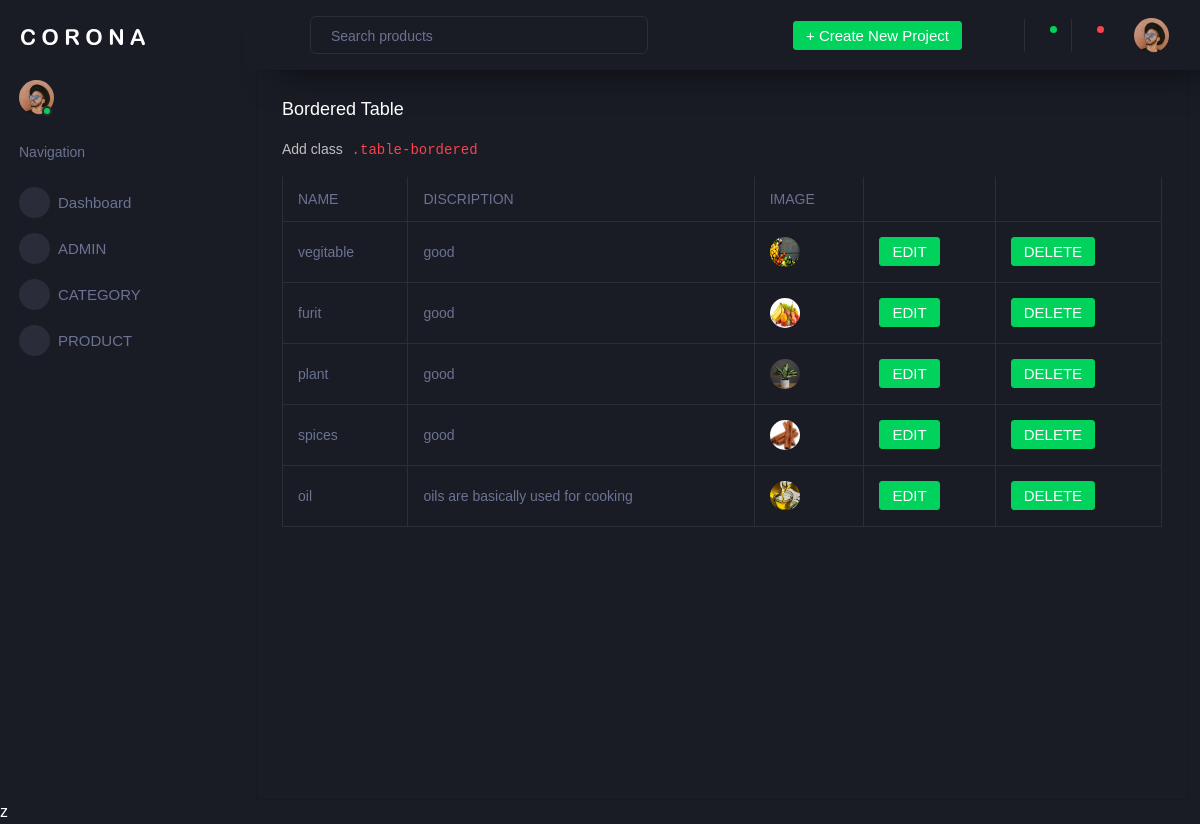
/backend/displaycategoryfn/, run on the app's committed database.
### backend/models.py (models this page shows)
class categordb(models.Model):
    NAME = models.CharField(max_length=100, null=True, blank=True)
    DISCRIPTION = models.CharField(max_length=100, null=True, blank=True)
    IMAGE = models.ImageField(upload_to="profile", null=True, blank=True)

### backend/views.py (the view)
# urls.py: path('displaycategoryfn/', views.displaycategoryfn, name="displaycategoryfn"),
def displaycategoryfn(req):
    data = categordb.objects.all()
    return render(req,"displaycategory.html",{'data':data})

### backend/templates/displaycategory.html (shortened to what this page needs)
{% extends 'index.html' %}
{% block content %}
<html lang="en">
<head>
</head>
<body>
<div class="col-lg-12 grid-margin stretch-card">
                <div class="card">
                  <div class="card-body">
                    <h4 class="card-title">Bordered table</h4>
                    <p class="card-description"> Add class <code>.table-bordered</code>
                    </p>
                    <div class="table-responsive">
                      <table class="table table-bordered">
                        <thead>
                          <tr>
                            <th> NAME </th>
                            <th> DISCRIPTION </th>
                            <th> IMAGE </th>
                              <th>    </th>
                              <th>    </th>
                          </tr>
                        </thead>
                        <tbody>
                          {% for d in data %}
                        <tr>
                            <td>{{d.NAME}}</td>
                            <td>{{d.DISCRIPTION}}</td>
                            <td>
                                <img src="{{d.IMAGE.url}}">
                            </td>
                            <td>
                                <form action="{% url 'editcategory' dataid=d.id %}">
                                    <button type="submit" class="btn btn-success">EDIT</button>
                                </form>
                            </td>
                            <td>
                                <form action="{% url 'deletecategory' dataid=d.id %}">
                                    <button type="submit" class="btn btn-success">DELETE</button>
                                </form>
                            </td>
                        </tr>
                        {% endfor %}
                        </tbody>
                      </table>
                    </div>
                  </div>
                </div>
              </div>
</body>
</html>
{% endblock %}

### backend/templates/index.html (shortened to what this page needs)
<!DOCTYPE html>
<html lang="en">
{% load static %}
  <head>
    <link rel="stylesheet" href="{% static 'assets/vendors/mdi/css/materialdesignicons.min.css' %}">
    <link rel="stylesheet" href="{% static 'assets/vendors/css/vendor.bundle.base.css' %}">
    <link rel="stylesheet" href="{% static 'assets/vendors/jvectormap/jquery-jvectormap.css' %}">
    <link rel="stylesheet" href="{% static 'assets/vendors/flag-icon-css/css/flag-icon.min.css' %}">
    <link rel="stylesheet" href="{% static 'assets/vendors/owl-carousel-2/owl.carousel.min.css' %}">
    <link rel="stylesheet" href="{% static 'assets/vendors/owl-carousel-2/owl.theme.default.min.css' %}">
    <link rel="stylesheet" href="{% static 'assets/css/style.css' %}">
  </head>
  <body>
    <div class="container-scroller">
      <nav class="sidebar sidebar-offcanvas" id="sidebar">
        <div class="sidebar-brand-wrapper d-none d-lg-flex align-items-center justify-content-center fixed-top">
          <a class="sidebar-brand brand-logo" href="index.html"><img src="{% static 'assets/images/logo.svg' %}" alt="logo" /></a>
        </div>
        <ul class="nav">
          <li class="nav-item profile">
            <div class="profile-desc">
              <div class="profile-pic">
                <div class="count-indicator">
                  <img class="img-xs rounded-circle " src="{% static 'assets/images/faces/face15.jpg' %}" alt="">
                  <span class="count bg-success"></span>
                </div>
              </div>
              <a href="#" id="profile-dropdown" data-toggle="dropdown"><i class="mdi mdi-dots-vertical"></i></a>
            </div>
          </li>
          <li class="nav-item nav-category">
            <span class="nav-link">Navigation</span>
          </li>
          <li class="nav-item menu-items">
            <a class="nav-link" href="index.html">
              <span class="menu-icon">
                <i class="mdi mdi-speedometer"></i>
              </span>
              <span class="menu-title">Dashboard</span>
            </a>
          </li>
          <li class="nav-item menu-items">
            <a class="nav-link" data-toggle="collapse" href="#ui-basic" aria-expanded="false" aria-controls="ui-basic">
              <span class="menu-icon">
                <i class="mdi mdi-laptop"></i>
              </span>
              <span class="menu-title">ADMIN</span>
              <i class="menu-arrow"></i>
            </a>
          </li>
              <li class="nav-item menu-items">
            <a class="nav-link" data-toggle="collapse" href="#ui-basic" aria-expanded="false" aria-controls="ui-basic">
              <span class="menu-icon">
                <i class="mdi mdi-laptop"></i>
              </span>
              <span class="menu-title">CATEGORY</span>
              <i class="menu-arrow"></i>
            </a>
          </li>
                        <li class="nav-item menu-items">
            <a class="nav-link" data-toggle="collapse" href="#ui-basic" aria-expanded="false" aria-controls="ui-basic">
              <span class="menu-icon">
                <i class="mdi mdi-laptop"></i>
              </span>
              <span class="menu-title">PRODUCT</span>
              <i class="menu-arrow"></i>
            </a>
          </li>
        </ul>
      </nav>
      <div class="container-fluid page-body-wrapper">
        <nav class="navbar p-0 fixed-top d-flex flex-row">
          <div class="navbar-menu-wrapper flex-grow d-flex align-items-stretch">
            <button class="navbar-toggler navbar-toggler align-self-center" type="button" data-toggle="minimize">
              <span class="mdi mdi-menu"></span>
            </button>
            <ul class="navbar-nav w-100">
              <li class="nav-item w-100">
                <form class="nav-link mt-2 mt-md-0 d-none d-lg-flex search">
                  <input type="text" class="form-control" placeholder="Search products">
                </form>
              </li>
            </ul>
            <ul class="navbar-nav navbar-nav-right">
              <li class="nav-item dropdown d-none d-lg-block">
                <a class="nav-link btn btn-success create-new-button" id="createbuttonDropdown" data-toggle="dropdown" aria-expanded="false" href="#">+ Create New Project</a>
              </li>
              <li class="nav-item nav-settings d-none d-lg-block">
                <a class="nav-link" href="#">
                  <i class="mdi mdi-view-grid"></i>
                </a>
              </li>
              <li class="nav-item dropdown border-left">
                <a class="nav-link count-indicator dropdown-toggle" id="messageDropdown" href="#" data-toggle="dropdown" aria-expanded="false">
                  <i class="mdi mdi-email"></i>
                  <span class="count bg-success"></span>
                </a>
              </li>
              <li class="nav-item dropdown border-left">
                <a class="nav-link count-indicator dropdown-toggle" id="notificationDropdown" href="#" data-toggle="dropdown">
                  <i class="mdi mdi-bell"></i>
                  <span class="count bg-danger"></span>
                </a>
              </li>
              <li class="nav-item dropdown">
                <a class="nav-link" id="profileDropdown" href="#" data-toggle="dropdown">
                  <div class="navbar-profile">
                    <img class="img-xs rounded-circle" src="{% static 'assets/images/faces/face15.jpg' %}" alt="">
                  </div>
                </a>
              </li>
            </ul>
          </div>
        </nav>
        <div class="main-panel">
          {% block content %}{% endblock %}
        </div>
      </div>
    </div>
  </body>
</html>z

### data on the page
categordb: NAME "vegitable", DISCRIPTION "good", IMAGE (picture)
categordb: NAME "furit", DISCRIPTION "good", IMAGE (picture)
categordb: NAME "plant", DISCRIPTION "good", IMAGE (picture)
categordb: NAME "spices", DISCRIPTION "good", IMAGE (picture)
categordb: NAME "oil", DISCRIPTION "oils are basically used for cooking", IMAGE (picture)
